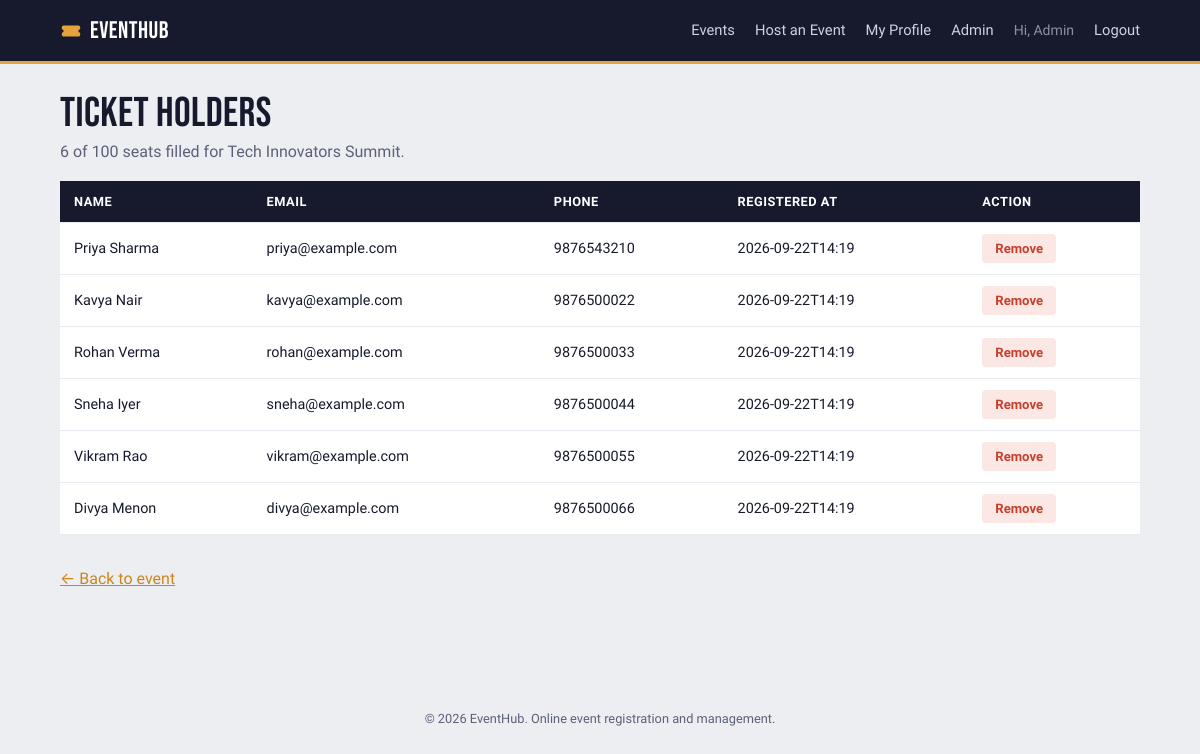
The app's page /events/1/participants (signed in) with its own data.
### tables this page shows
CREATE TABLE users (
    id INTEGER PRIMARY KEY AUTOINCREMENT,
    full_name TEXT NOT NULL,
    email TEXT UNIQUE NOT NULL,
    phone TEXT,
    password_hash TEXT NOT NULL,
    role TEXT NOT NULL DEFAULT 'participant',   -- 'participant' or 'admin'
    created_at TEXT NOT NULL
);

CREATE TABLE events (
    id INTEGER PRIMARY KEY AUTOINCREMENT,
    title TEXT NOT NULL,
    description TEXT,
    category TEXT NOT NULL,
    location TEXT NOT NULL,
    event_date TEXT NOT NULL,
    capacity INTEGER NOT NULL,
    organizer_id INTEGER NOT NULL,
    created_at TEXT NOT NULL,
    FOREIGN KEY (organizer_id) REFERENCES users (id) ON DELETE CASCADE
);

CREATE TABLE registrations (
    id INTEGER PRIMARY KEY AUTOINCREMENT,
    event_id INTEGER NOT NULL,
    user_id INTEGER NOT NULL,
    registered_at TEXT NOT NULL,
    UNIQUE(event_id, user_id),
    FOREIGN KEY (event_id) REFERENCES events (id) ON DELETE CASCADE,
    FOREIGN KEY (user_id) REFERENCES users (id) ON DELETE CASCADE
);

### app.py (the view)
@app.route("/events/<int:event_id>/participants")
@login_required
def event_participants(event_id):
    db = get_db()
    event = db.execute("SELECT * FROM events WHERE id = ?", (event_id,)).fetchone()
    if event is None:
        flash("Event not found.", "error")
        return redirect(url_for("index"))
    if event["organizer_id"] != session["user_id"] and session.get("role") != "admin":
        flash("You don't have permission to view participants.", "error")
        return redirect(url_for("event_detail", event_id=event_id))
    participants = db.execute(
        """SELECT u.id, u.full_name, u.email, u.phone, r.registered_at
           FROM registrations r JOIN users u ON u.id = r.user_id
           WHERE r.event_id = ? ORDER BY r.registered_at""",
        (event_id,)
    ).fetchall()
    return render_template("participants.html", event=event, participants=participants)

### app.py (called while the page is built)
def login_required(view):
    @wraps(view)
    def wrapped(*args, **kwargs):
        if "user_id" not in session:
            flash("Please log in to continue.", "error")
            return redirect(url_for("login", next=request.path))
        return view(*args, **kwargs)
    return wrapped

def current_user():
    if "user_id" not in session:
        return None
    db = get_db()
    return db.execute(
        "SELECT * FROM users WHERE id = ?", (session["user_id"],)
    ).fetchone()

@app.context_processor
def inject_globals():
    return {"current_user": current_user(), "current_year": datetime.now().year}

### database.py (called while the page is built)
def get_db():
    if "db" not in g:
        g.db = sqlite3.connect(current_app.config["DATABASE"])
        g.db.row_factory = sqlite3.Row
        g.db.execute("PRAGMA foreign_keys = ON")
    return g.db

### templates/participants.html (shortened to what this page needs)
{% extends "base.html" %}
{% block content %}
<section class="page-header">
    <h1>Ticket holders</h1>
    <p>{{ participants|length }} of {{ event['capacity'] }} seats filled for {{ event['title'] }}.</p>
</section>
{% if participants|length == 0 %}
    <div class="empty-state">
        <h2>No one's holding a ticket yet</h2>
        <p>Share the event page to start filling seats.</p>
    </div>
{% else %}
    <table class="data-table">
        <thead>
            <tr><th>Name</th><th>Email</th><th>Phone</th><th>Registered at</th><th>Action</th></tr>
        </thead>
        <tbody>
        {% for p in participants %}
            <tr>
                <td>{{ p['full_name'] }}</td>
                <td>{{ p['email'] }}</td>
                <td>{{ p['phone'] or '—' }}</td>
                <td>{{ p['registered_at'][:16] }}</td>
                <td>
                    <form method="post" action="{{ url_for('remove_participant', event_id=event['id'], user_id=p['id']) }}" onsubmit="return confirm('Remove this ticket holder?');">
                        <button type="submit" class="btn-danger-sm">Remove</button>
                    </form>
                </td>
            </tr>
        {% endfor %}
        </tbody>
    </table>
{% endif %}
<p><a href="{{ url_for('event_detail', event_id=event['id']) }}">&larr; Back to event</a></p>
{% endblock %}

### templates/base.html (shortened to what this page needs)
<!DOCTYPE html>
<html lang="en">
<head>
    <link rel="stylesheet" href="{{ url_for('static', filename='css/style.css') }}">
</head>
<body>
    <header class="navbar">
        <div class="navbar-inner">
            <a href="{{ url_for('index') }}" class="brand">
                <svg class="brand-mark" width="22" height="22" viewBox="0 0 24 24" aria-hidden="true">
                    <path d="M2 8a2 2 0 0 1 2-2h16a2 2 0 0 1 2 2v2a2 2 0 0 0 0 4v2a2 2 0 0 1-2 2H4a2 2 0 0 1-2-2v-2a2 2 0 0 0 0-4V8Zm9 0v2m0 4v2m0 4v2" fill="none" stroke-width="2" stroke-linecap="round"/>
                </svg>
                EventHub
            </a>
            <nav class="nav-links">
                <a href="{{ url_for('index') }}">Events</a>
                {% if current_user %}
                    <a href="{{ url_for('create_event') }}">Host an Event</a>
                    <a href="{{ url_for('profile') }}">My Profile</a>
                    {% if current_user['role'] == 'admin' %}
                        <a href="{{ url_for('admin_dashboard') }}">Admin</a>
                    {% endif %}
                    <span class="nav-user">Hi, {{ current_user['full_name'].split(' ')[0] }}</span>
                    <a href="{{ url_for('logout') }}" class="btn-link">Logout</a>
                {% else %}
                    <a href="{{ url_for('login') }}">Login</a>
                    <a href="{{ url_for('register') }}" class="btn-primary-sm">Sign Up</a>
                {% endif %}
            </nav>
        </div>
    </header>
    <main class="container">
        {% block content %}{% endblock %}
    </main>
    <footer class="footer">
        <p>&copy; {{ current_year }} EventHub. Online event registration and management.</p>
    </footer>
</body>
</html>

### static/css/style.css (style rules this page uses)
:root { --ink: #161a2c; --ink-soft: #5b6178; --paper: #edeef2; --card: #ffffff; --gold: #e8a23b; --gold-dark: #c9861f; --crimson: #c7402e; --crimson-soft: #fbe7e3; --success: #1f8a5d; --success-soft: #e1f3ea; --border: #dcdde6; --border-soft: #e9eaf1; --cat-tech: #3559c7; --cat-tech-bg: #e7ecfb; --cat-health: #1f8a5d; --cat-health-bg: #e1f3ea; --cat-business: #a66a18; --cat-business-bg: #faf0de; --cat-education: #7c4fce; --cat-education-bg: #f1eafd; --cat-arts: #b3336f; --cat-arts-bg: #fbe7f0; --cat-sports: #c15a16; --cat-sports-bg: #fbead9; --cat-other: #5b6178; --cat-other-bg: #e9eaf1; --font-display: "Bebas Neue", "Arial Narrow", "Oswald", sans-serif; --font-body: "Work Sans", -apple-system, BlinkMacSystemFont, "Segoe UI", Roboto, sans-serif; --radius: 4px; --radius-sm: 3px; }
* { box-sizing: border-box; }
body { margin: 0; font-family: var(--font-body); background: var(--paper); color: var(--ink); line-height: 1.55; -webkit-font-smoothing: antialiased; }
a { color: var(--gold-dark); }
h1, h2, h3 { font-family: var(--font-display); letter-spacing: 0.01em; font-weight: 400; color: var(--ink); margin: 0 0 8px; }
h1 { font-size: 2.6rem; line-height: 1.05; }
.container { max-width: 1120px; margin: 0 auto; padding: 28px 20px 64px; min-height: 70vh; }
.navbar { background: var(--ink); position: sticky; top: 0; z-index: 10; border-bottom: 3px solid var(--gold); }
.navbar-inner { max-width: 1120px; margin: 0 auto; display: flex; align-items: center; justify-content: space-between; padding: 12px 20px; flex-wrap: wrap; gap: 10px; }
.brand { display: inline-flex; align-items: center; gap: 8px; font-family: var(--font-display); font-size: 1.5rem; letter-spacing: 0.02em; color: #fff; text-decoration: none; }
.brand-mark { flex-shrink: 0; }
.nav-links { display: flex; align-items: center; gap: 20px; flex-wrap: wrap; }
.nav-links a { color: #cfd2e2; text-decoration: none; font-size: 0.92rem; font-weight: 500; }
.nav-user { color: #8b90a8; font-size: 0.88rem; }
.nav-links .btn-link { color: #cfd2e2; font-weight: 500; }
.btn-primary, .btn-secondary, .btn-danger, .btn-link, .btn-primary-sm, .btn-secondary-sm, .btn-danger-sm { display: inline-block; border: none; border-radius: var(--radius); cursor: pointer; font-family: var(--font-body); font-weight: 600; text-decoration: none; text-align: center; transition: background-color 0.15s ease, color 0.15s ease, border-color 0.15s ease; }
.btn-primary-sm, .btn-secondary-sm, .btn-danger-sm { padding: 7px 13px; font-size: 0.82rem; }
.btn-danger, .btn-danger-sm { background: var(--crimson-soft); color: var(--crimson); }
.btn-link { background: none; color: var(--gold-dark); padding: 0; text-decoration: underline; }
.page-header h1 { margin-bottom: 4px; }
.page-header p { color: var(--ink-soft); margin-top: 0; }
.data-table { width: 100%; border-collapse: collapse; margin: 16px 0 32px; background: var(--card); }
.data-table th, .data-table td { padding: 11px 14px; text-align: left; border-bottom: 1px solid var(--border-soft); font-size: 0.9rem; }
.data-table th { background: var(--ink); color: #fff; font-weight: 600; font-size: 0.8rem; text-transform: uppercase; letter-spacing: 0.04em; }
.footer { text-align: center; color: var(--ink-soft); font-size: 0.8rem; padding: 24px 0; }

### records on screen
users: full_name "Admin"
events: capacity "100", title "Tech Innovators Summit"
registrations: full_name "Priya Sharma", email "priya@example.com", phone "9876543210", registered_at "2026-09-22T14:19"
registrations: full_name "Kavya Nair", email "kavya@example.com", phone "9876500022", registered_at "2026-09-22T14:19"
registrations: full_name "Rohan Verma", email "rohan@example.com", phone "9876500033", registered_at "2026-09-22T14:19"
registrations: full_name "Sneha Iyer", email "sneha@example.com", phone "9876500044", registered_at "2026-09-22T14:19"
registrations: full_name "Vikram Rao", email "vikram@example.com", phone "9876500055", registered_at "2026-09-22T14:19"
registrations: full_name "Divya Menon", email "divya@example.com", phone "9876500066", registered_at "2026-09-22T14:19"

### other values on screen
{{ participants|length }} "6"
